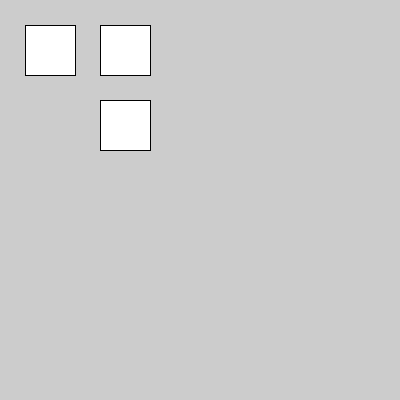
Frame 1 (no input)
Frame 60 (the mouse pressed at the canvas centre just before this capture): identical to frame 1, image omitted
Frame 120 (the mouse held since frame 60 and released just before this capture): identical to frame 1, image omitted

The Processing sketch that drew this single still picture (run headless with seeded random() and noise(); from frame 60 on, the mouse is pressed at the canvas centre):

// Processing sketch: sketch_3_3_Vertikaler_Nachbar_und_Offset
// ── sketch_3_3_Vertikaler_Nachbar_und_Offset.pde
void setup() {
  size(400, 400);
}

void draw() {
  float e = 50; // Set the size of the cubes
  float gap = e / 2; // Set the gap between the cubes
  float offsetX = 25; // Set the horizontal offset
  float offsetY = 25; // Set the vertical offset
  float x1 = 0; // Set the x position of the first cube
  float x2 = x1 + e + gap; // Calculate the x position of the second cube
  float x3 = x1 + e + gap; // Calculate the x position of the third cube
  float y1 = 0; // Set the y position of the first cube
  float y2 = y1 + e + gap; // Calculate the y position of the third cube
  
  square(x1 + offsetX, y1 + offsetY, e); // Draw the first cube
  square(x2 + offsetX, y1 + offsetY, e); // Draw the second cube
  square(x3 + offsetX, y2 + offsetY, e); // Draw the third cube
}
